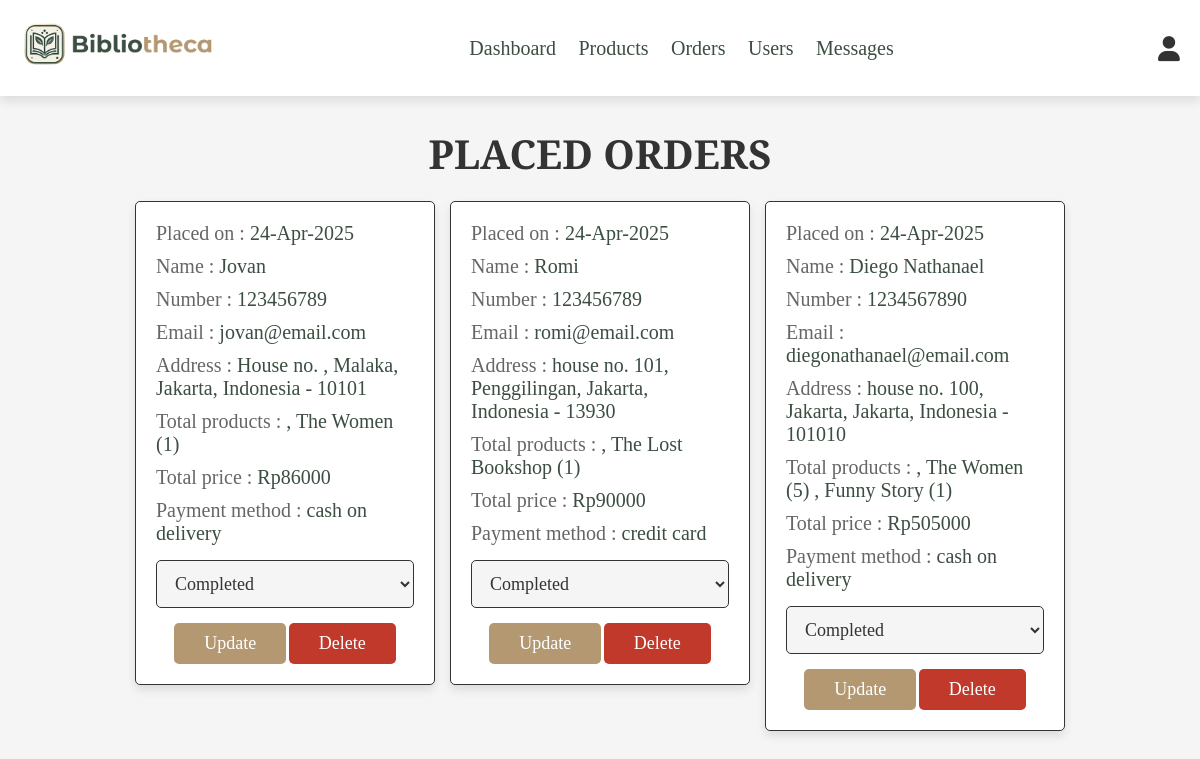
/admin_orders.php (signed in), run on the app's committed database.
### tables this page shows
CREATE TABLE `orders` (
  `id` int NOT NULL,
  `user_id` int NOT NULL,
  `name` varchar(100) NOT NULL,
  `number` varchar(12) NOT NULL,
  `email` varchar(100) NOT NULL,
  `method` varchar(50) NOT NULL,
  `address` varchar(500) NOT NULL,
  `total_products` varchar(1000) NOT NULL,
  `total_price` int NOT NULL,
  `placed_on` varchar(50) NOT NULL,
  `payment_status` varchar(20) NOT NULL DEFAULT 'pending'
);

### admin_orders.php (the view, shortened to what this page needs)
<?php
include 'config.php';
?>
<!DOCTYPE html>
<html lang="en">
<head>
   <link rel="stylesheet" href="https://cdnjs.cloudflare.com/ajax/libs/font-awesome/6.0.0/css/all.min.css">
   <link rel="stylesheet" href="css/admin_style.css">
</head>
<body>
<?php include 'admin_header.php'; ?>
<section class="orders">
   <h1 class="title">Placed orders</h1>
   <div class="box-container">
      <?php
      $select_orders = mysqli_query($conn, "SELECT * FROM `orders`") or die('query failed');
      if(mysqli_num_rows($select_orders) > 0){
         while($fetch_orders = mysqli_fetch_assoc($select_orders)){
      ?>
      <div class="box">
         <p> Placed on : <span><?php echo $fetch_orders['placed_on']; ?></span> </p>
         <p> Name : <span><?php echo $fetch_orders['name']; ?></span> </p>
         <p> Number : <span><?php echo $fetch_orders['number']; ?></span> </p>
         <p> Email : <span><?php echo $fetch_orders['email']; ?></span> </p>
         <p> Address : <span><?php echo $fetch_orders['address']; ?></span> </p>
         <p> Total products : <span><?php echo $fetch_orders['total_products']; ?></span> </p>
         <p> Total price : <span>Rp<?php echo $fetch_orders['total_price']; ?></span> </p>
         <p> Payment method : <span><?php echo $fetch_orders['method']; ?></span> </p>
         <form action="" method="post">
            <select name="update_payment">
               <option value="" selected disabled><?php echo $fetch_orders['payment_status']; ?></option>
            </select>
            <input type="submit" value="update" name="update_order" class="option-btn">
            <a href="admin_orders.php?delete=<?php echo $fetch_orders['id']; ?>" onclick="return confirm('Delete this order?');" class="delete-btn">delete</a>
         </form>
      </div>
      <?php
         }
      }else{
         echo '<p class="empty">No orders placed yet!</p>';
      }
      ?>
   </div>
</section>
</body>
</html>

### css/admin_style.css (style rules this page uses)
:root { --green:#3B4E41; --gold:#B39872; --red:#c0392b; --black:#333; --white:#fff; --light-color:#666; --light-white:#ccc; --light-bg:#f5f5f5; --border:.1rem solid var(--black); --box-shadow:0 .5rem 1rem rgba(0,0,0,.1); }
* { font-family: 'Playfair Display', serif; margin:0; padding:0; box-sizing: border-box; outline: none; border:none; text-decoration: none; transition:all .2s linear; }
html { font-size: 62.5%; overflow-x: hidden; }
body { background-color: var(--light-bg); }
section { padding:3rem 2rem; }
.title { text-align: center; margin-bottom: 2rem; text-transform: uppercase; color:var(--black); font-size: 4rem; }
.btn, .option-btn, .delete-btn, .white-btn { display: inline-block; margin-top: 1rem; padding:1rem 3rem; cursor: pointer; color:var(--white); font-size: 1.8rem; border-radius: .5rem; text-transform: capitalize; }
.option-btn { background-color: var(--gold); }
.delete-btn { background-color: var(--red); }
.orders .box-container { display: grid; grid-template-columns: repeat(auto-fit, 30rem); justify-content: center; gap:1.5rem; max-width: 1200px; margin:0 auto; align-items: flex-start; }
.orders .box-container .box { background-color: var(--white); padding:2rem; border:var(--border); box-shadow: var(--box-shadow); border-radius: .5rem; }
.orders .box-container .box p { padding-bottom: 1rem; font-size: 2rem; color:var(--light-color); }
.orders .box-container .box p span { color:var(--green); }
.orders .box-container .box form { text-align: center; }
.orders .box-container .box form select { border-radius: .5rem; margin:.5rem 0; width: 100%; background-color: var(--light-bg); border:var(--border); padding:1.2rem 1.4rem; font-size: 1.8rem; color:var(--black); }

### data on the page
orders: placed_on "24-Apr-2025", name "Jovan", number "123456789", email "jovan@email.com", address "House no. , Malaka, Jakarta, Indonesia - 10101", total_products ", The Women (1)", total_price "86000", method "cash on delivery", update_payment "Completed"
orders: placed_on "24-Apr-2025", name "Romi", number "123456789", email "romi@email.com", address "house no. 101, Penggilingan, Jakarta, Indonesia - 13930", total_products ", The Lost Bookshop (1)", total_price "90000", method "credit card", update_payment "Completed"
orders: placed_on "24-Apr-2025", name "Diego Nathanael", number "1234567890", email "diegonathanael@email.com", address "house no. 100, Jakarta, Jakarta, Indonesia - 101010", total_products ", The Women (5) , Funny Story (1)", total_price "505000", method "cash on delivery", update_payment "Completed"
